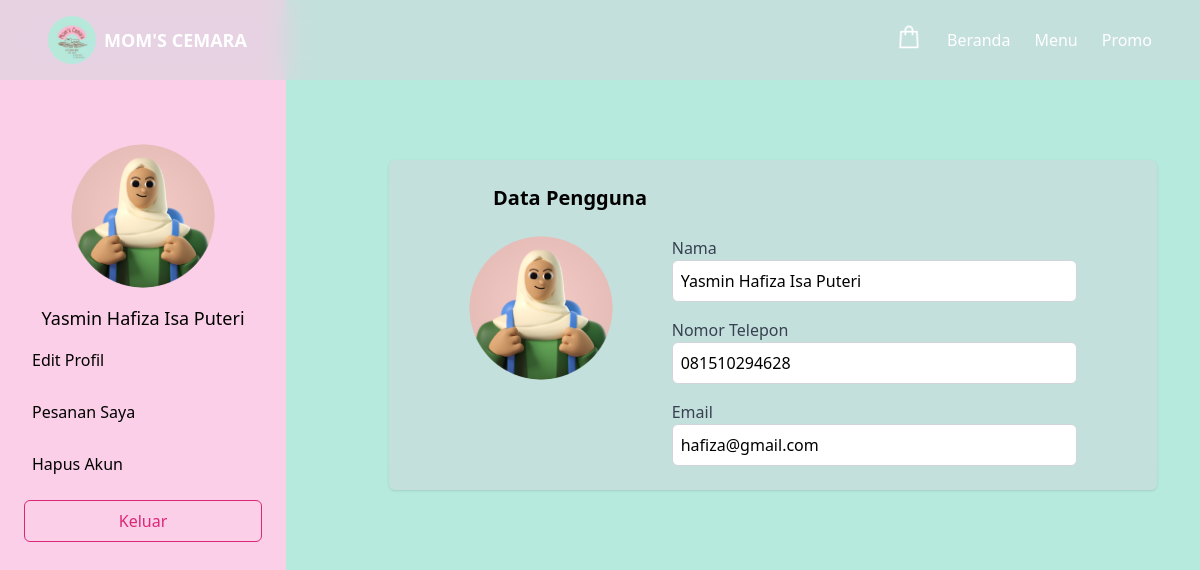
Screenshot of /pelanggan/profile_user.php (signed in) with the database file from the repository.
### tables this page shows
CREATE TABLE `pelanggan` (
  `id_user` int(11) NOT NULL,
  `nama` varchar(255) NOT NULL,
  `email` varchar(255) NOT NULL,
  `phone_number` varchar(15) DEFAULT NULL,
  `password` varchar(255) NOT NULL
);

### pelanggan/profile_user.php (the view, shortened to what this page needs)
<?php
include '../koneksi/koneksi.php';
$user_id = $_SESSION['user_id'];
$sql = "SELECT * FROM pelanggan WHERE id_user = '$user_id'";
$result = $koneksi->query($sql);
if ($result->num_rows > 0)
  $user = $result->fetch_assoc();
?>
<!DOCTYPE html>
<html lang="en">
<head>
  <script src="https://cdn.tailwindcss.com"></script>
  <link
    rel="stylesheet"
    href="https://cdn.jsdelivr.net/npm/sweetalert2@11/dist/sweetalert2.min.css" />
</head>
<body>
  <nav
    class="flex items-center justify-between px-4 md:px-8 lg:px-12 py-4 bg-gray-300/50 backdrop-blur-md fixed w-full z-50">
    <div class="flex items-center">
      <img
        src="../assets/foto/logo.png"
        alt="logo"
        class="w-8 h-8 md:w-10 md:h-10 lg:w-12 lg:h-12 rounded-full" />
      <span class="ml-2 text-sm md:text-base lg:text-lg font-bold text-white">MOM'S CEMARA</span>
    </div>
    <div
      class="hidden md:flex items-center space-x-4 lg:space-x-6 text-white">
      <a href="../keranjang.php"><button>
          <img
            src="../assets/foto/Shopping Bag.png"
            alt="Shopping Bag"
            class="w-6 h-6 lg:w-7 lg:h-7" /></button></a>
      <a href="../index.php" class="hover:text-gray-300 text-sm lg:text-base">Beranda</a>
      <a href="../index.php#menu-section" class="hover:text-gray-300 text-sm lg:text-base">Menu</a>
      <a href="../index.php#promo-section" class="hover:text-gray-300 text-sm lg:text-base">Promo</a>
    </div>
  </nav>
  <div class="bg-[#B6EADD] min-h-screen flex flex-col lg:flex-row">
    <div
      class="hidden lg:block w-full lg:w-1/4 bg-pink-200 p-6 lg:pt-36 flex flex-col justify-between">
      <div>
        <div class="flex flex-col items-center">
          <img
            src="../assets/foto/avatar.png"
            alt="Profile Picture"
            class="rounded-full mb-4 w-24 h-24 lg:w-36 lg:h-36" />
          <p class="text-lg font-medium"><?php echo htmlspecialchars($user['nama']); ?></p>
        </div>
        <nav class="mt-6 lg:mt-2">
          <ul
            class="flex flex-wrap lg:flex-col justify-center lg:justify-start">
            <li class="mb-3 w-full sm:w-auto">
              <a
                href="../pelanggan/edit_profil.php"
                class="block p-2 rounded-md hover:bg-[#B6EADD] active:bg-[#B6EADD] w-full text-black text-center lg:text-left">Edit Profil</a>
            </li>
            <li class="mb-3 w-full sm:w-auto">
              <a
                href="../pelanggan/pesanan.php"
                class="block p-2 rounded-md hover:bg-[#B6EADD] active:bg-[#B6EADD] w-full text-center lg:text-left">Pesanan Saya</a>
            </li>
            <li class="w-full sm:w-auto">
              <a
                href="../pelanggan/hapus_akun.php"
                class="block p-2 rounded-md hover:bg-[#B6EADD] active:bg-[#B6EADD] w-full text-center lg:text-left">Hapus Akun</a>
            </li>
          </ul>
        </nav>
      </div>
      <button
        onclick="window.location.href='../logout.php';"
        class="p-2 mt-4 text-pink-600 border border-pink-600 rounded-md hover:bg-pink-300 w-full">
        Keluar
      </button>
    </div>
    <div class="w-full mt-32 sm:mt-32 md:mt-32 lg:w-3/4 p-4 lg:p-8 lg:mt-32 lg:ml-[5%]">
      <div class="shadow rounded-md p-4 lg:p-6 bg-gray-300/50 backdrop-blur-md max-w-3xl mx-auto">
        <h1 class="text-xl font-bold mb-6 text-center lg:text-left lg:ml-20">Data Pengguna</h1>
        <div class="flex flex-col lg:flex-row gap-8 mx-4 lg:mx-14">
          <div class="flex flex-col items-center">
            <img src="../assets/foto/avatar.png" alt="Edit Profil"
              class="rounded-full mb-4 w-24 h-24 lg:w-36 lg:h-36" />
          </div>
          <form action="update_profile.php" method="POST" class="space-y-4 w-full lg:w-2/3 lg:ml-auto">
            <div>
              <label for="nama" class="block text-gray-700">Nama</label>
              <input
                type="text"
                id="nama"
                name="nama"
                value="<?php echo htmlspecialchars($user['nama']); ?>" readonly
                class="w-full p-2 border border-gray-300 rounded-md focus:outline-none focus:ring-2 focus:ring-blue-500" />
            </div>
            <div>
              <label for="telepon" class="block text-gray-700">Nomor Telepon</label>
              <input
                type="text"
                id="telepon"
                name="telepon"
                value="<?php echo htmlspecialchars($user['phone_number']); ?>" readonly
                class="w-full p-2 border border-gray-300 rounded-md focus:outline-none focus:ring-2 focus:ring-blue-500" />
            </div>
            <div>
              <label for="email" class="block text-gray-700">Email</label>
              <input
                type="email"
                id="email"
                name="email"
                value="<?php echo htmlspecialchars($user['email']); ?>" readonly
                class="w-full p-2 border border-gray-300 rounded-md focus:outline-none focus:ring-2 focus:ring-blue-500" />
            </div>
          </form>
        </div>
      </div>
    </div>
  </div>
</body>
</html>

### rows the page displays
pelanggan: nama "Yasmin Hafiza Isa Puteri", telepon "081510294628", email "hafiza@gmail.com"
